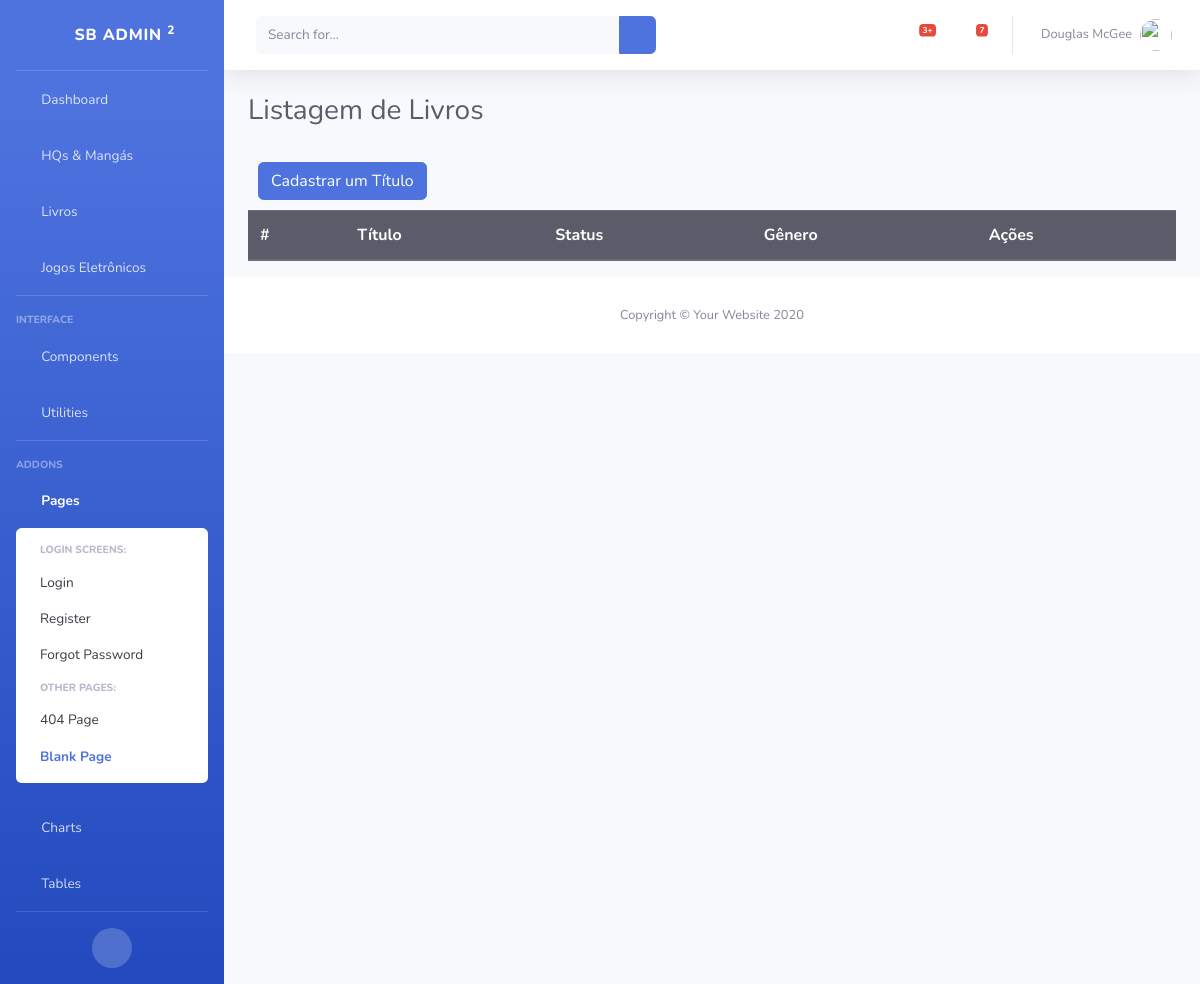
/pop/lista_livros/, run on an earlier commit of the app's database.
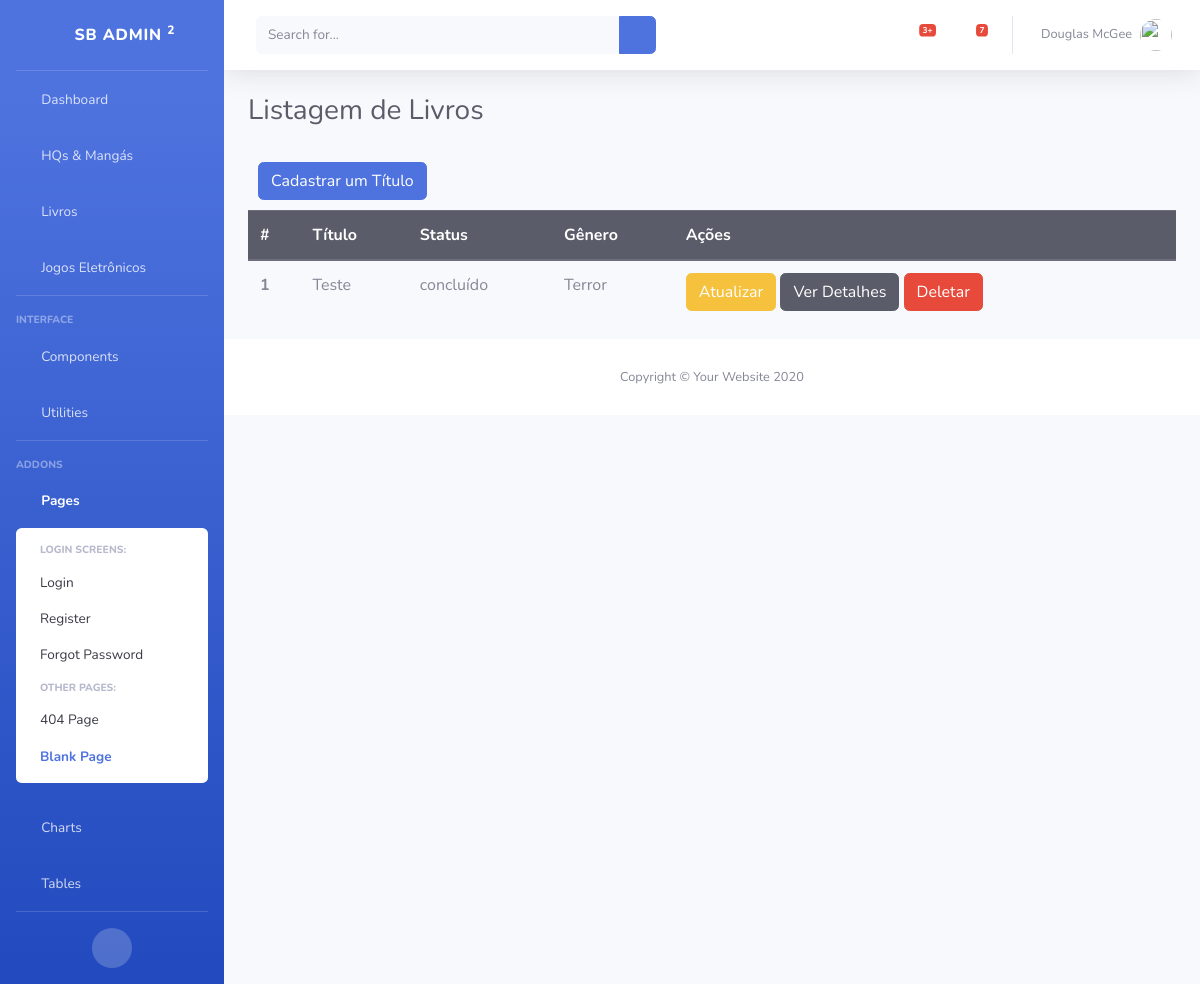
And on a later commit of the database.
### pop/models/livros.py (models this page shows, shortened)
class Livros(models.Model):
    STATUS_CHOICES = [
        ('concluído', 'Concluído'),
        ('em andamento', 'Em andamento'),
        ('hiatus', 'Hiatus'),
        ('listado', 'Listado'),
    ]
    nome = models.CharField(max_length=200)
    genero = models.ForeignKey(Genero, on_delete=models.DO_NOTHING)
    autor = models.CharField(max_length=200)
    descricao = models.TextField()
    link = models.URLField()
    foto = models.ImageField(upload_to='livros/')
    status = models.CharField(max_length=30, choices=STATUS_CHOICES)

class Genero(models.Model):
    nome = models.CharField(max_length=200)
    def __str__(self):
        return self.nome

### pop/views/livros.py (the view)
# urls.py: path('lista_livros/', LivrosList.as_view(), name='livros_list'),
class LivrosList(ListView):
    model = Livros
    template_name = 'pop/list_livros.html'

### www/templates/pop/list_livros.html
{% extends 'base/base.html' %}
{% load static %}
{% block content %}
                    <div class="container-fluid">
                        <h1 class="h3 mb-4 text-gray-800">Listagem de Livros</h1>
                            <div class="col-md-4">
                                <div class="row">
                                    <a href="{% url 'livros_add' %}" class="btn btn-primary" style="margin: 10px">Cadastrar um Título</a>
                                </div>
                            </div>
                            <table class="table">
                              <thead class="thead-dark">
                                <tr>
                                  <th scope="col">#</th>
                                  <th scope="col">Título</th>
                                  <th scope="col">Status</th>
                                  <th scope="col">Gênero</th>
                                  <th scope="col">Ações</th>
                                </tr>
                              </thead>
                              <tbody>
                              {%  for livro in object_list %}
                                <tr>
                                  <th scope="row">{{ livro.id }}</th>
                                  <td>{{ livro.nome }}</td>
                                  <td>{{ livro.status }}</td>
                                  <td>{{ livro.genero }}</td>
                                  <td>
                                      <a href="{% url 'livros_update' livro.id %}" class="btn btn-warning">Atualizar</a>
                                      <a href="{% url 'livros_detail' livro.id %}" class="btn btn-dark">Ver Detalhes</a>
                                      <a href="{% url 'livros_delete' livro.id %}" class="btn btn-danger">Deletar</a>
                                  </td>
                                </tr>
                              {% endfor %}
                              </tbody>
                            </table>
                    </div>
    {% block footer %}
        {% include 'base/footer.html' %}
    {% endblock footer %}
{% endblock content %}

What changed in the data, as far as the page shows it:
added Livros: id "1", nome "Teste", status "concluído", genero "Terror"
